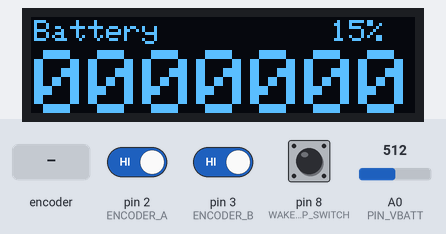
This sketch was run on a simulated Arduino Uno, built with avr-gcc and run on an emulated ATmega328P. On the bench: 128×32 one-colour display. The inputs (shaded band) are chosen by the test bench; at power-on: A0 (PIN_VBATT) = 512, pin 8 (WAKE_UP_SWITCH) HIGH, pin 2 (ENCODER_A) HIGH, pin 3 (ENCODER_B) HIGH. Sleep ends after the set time or at an interrupt; what the sketch prints to the serial monitor is not drawn.

Above: at 1.3 s.
1.4 s: A0 (PIN_VBATT) set to 521
At 2.7 s:
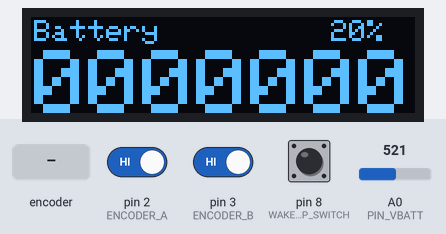
3.0 s: rotary encoder on pin 2 (ENCODER_A) / pin 3 (ENCODER_B) turned 3 steps (first pin leading)
At 3.8 s:
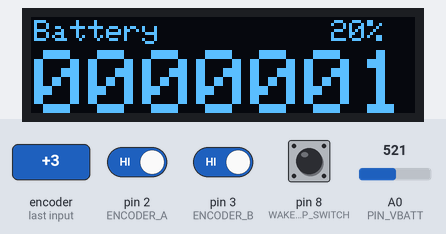
5.1 s: A0 (PIN_VBATT) set to 511
At 5.6 s:
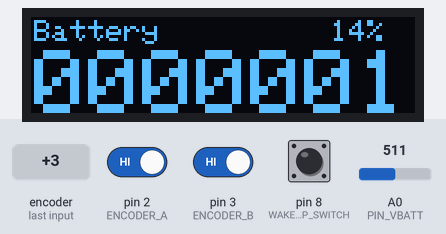
8.1 s: rotary encoder on pin 2 (ENCODER_A) / pin 3 (ENCODER_B) turned 1 step (first pin leading)
At 9.6 s:
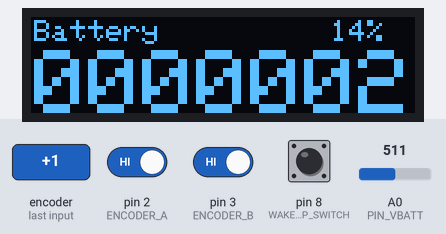
11.3 s: pin 8 (WAKE_UP_SWITCH) pulled LOW for 0.3 s
13.1 s: A0 (PIN_VBATT) set to 306
At 14.5 s:
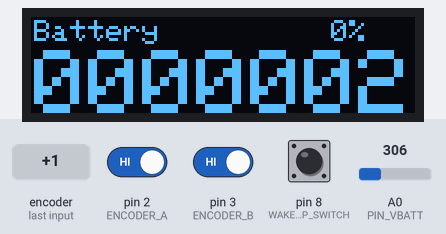
Timing chart, 0 to 16.1 s (numbered marks = the images above; inputs shaded):
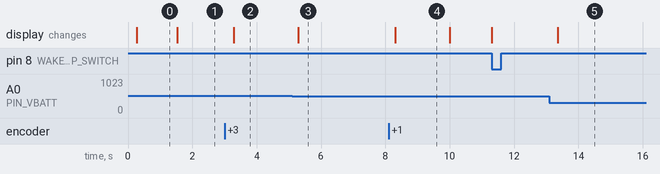

Measured:
- the behaviour switches between 513 and 514 on A0 (PIN_VBATT) (found by bisection; images 0 and 1)
- after the input at 1.4 s, the display: changes after 0.12 s (image 1)
- after the input at 3.0 s, the display: changes after 0.28 s (image 2)
- after the input at 5.1 s, the display: changes after 0.19 s (image 3)
- after the input at 8.1 s, the display: changes after 0.20 s (image 4)
- after the input at 13.1 s, the display: changes after 0.26 s (image 5)
- what the display in image 4 shows lasts 1.7 s, from 8.3 s to 10.0 s

The sketch:

mouse-wheel.ino
```cpp
// (licence header left out)
// uncomment one of these
// #define LITHIUM_1S
#define ALKALINE_2AA

// uncomment one of these
//#define LCD_128_64       // 128x64 display, i2c address 0x78/0x3C first 5 units
#define LCD_128_32       // 128x32 display, i2c address 0x78/0x3C
//#define LCD_96_16        // 0.9" narrow OLED


#include <Wire.h>
#include <Adafruit_GFX.h>
#include <Adafruit_SSD1306.h>
#include <avr/sleep.h>
#include <PinChangeInterrupt.h>


#define ENCODER_A  2          // hall effect sensor A
#define ENCODER_B  3          // quadrature hall effect sensor B
#define OLED_RESET 4          // reset pin for display module
#define WAKE_UP_SWITCH 8    // switch to wake up display
#define PIN_VBATT      A0


#ifdef LCD_96_16
#define LCDADDR     0x3C
#define LCDWIDTH    96
#define LCDHEIGHT   16
#elif defined(LCD_128_32)
#define LCDADDR     0x3C
#define LCDWIDTH    128
#define LCDHEIGHT   32
#elif defined(LCD_128_64)
#define LCDADDR     0x3C
#define LCDWIDTH    128
#define LCDHEIGHT   64
#else
#error No display defined
#endif
/* Different units have different values of the resistor divider. The intention was to run from 3V but now also
 * allow for 3v7.
 * R2 47K, sometimes two in parallel
 * R1 100K, change to 150K for LiOn
 */
#define R2                        47      //k ohms
#define R1                        150     //k ohms
#define VREF                      1100    // mV internal reference

#define VOLTAGE_SCALE             (unsigned long)(((R1+R2)*(unsigned long)VREF)/(R2))
#define VOLTAGE_HYSTERISIS        3       // mV

#ifdef ALKALINE_2AA
/* From http://www.powerstream.com/AA-tests.htm */
/* an AA battery is full at 1.45V, fully discharged at 1.1v*/
#define VBATT_FULL               (1450UL*2)   // times number of cells (below 1.45 too non-linear)
//#define VBATT_EMPTY              (1200UL*2)   // the limit is the TLE4913 hall effect Vmin 2.4V
#define VBATT_EMPTY              (1100UL*2)   // TSH253CX operates down to 1v8 so 1.1V/cell is the limit
#define CAPACITY                 (2000UL)     // mAh
#elif defined(LITHIUM_1S)
#define VBATT_FULL               (3700UL)
#define VBATT_EMPTY              (2900UL)    //
#define CAPACITY                 (2600UL)    // mAh
#else
#error No Battery chemistry defined
#endif

#define REMAINING_PERCENT(mV)            ((((mV)-VBATT_EMPTY)*100)/(VBATT_FULL-VBATT_EMPTY))


#define MAX_COUNT (unsigned long)10000000

#define SERIAL_OUTPUT 1

#define DISPLAY_TIME_OUT      10000    // display timeout in ms
#define DISPLAY_REFRESH_TIME  250       // refresh display at this rate

/*! These variables must be declared volatile because they
 * are modifed in the interrupt handlers. If the main loop
 * needs to access them, interrupts must be disabled.
 */
volatile unsigned int encoder0Pos = 0;
volatile unsigned long revCount;
volatile boolean expectA;
volatile boolean displayIsActive = true;


Adafruit_SSD1306 display(LCDWIDTH, LCDHEIGHT, &Wire); //deprecated constructor display(OLED_RESET);

void doEncoderA(void);
void doEncoderB(void);
void wakeUp(void );


void setup()
{
  pinMode(ENCODER_A, INPUT_PULLUP);
  pinMode(ENCODER_B, INPUT_PULLUP);

  pinMode( WAKE_UP_SWITCH, INPUT_PULLUP );
  digitalWrite( WAKE_UP_SWITCH, HIGH );

  pinMode(PIN_VBATT, INPUT);

  expectA = true;
  revCount = 0;

  /* Initialise OLED */
  display.begin(SSD1306_SWITCHCAPVCC, LCDADDR);  // initialize with the I2C addr
  display.clearDisplay();                            // Clear the buffer.
  display.dim(true);

  // encoder pin on interrupt 0 (pin 2)
  attachInterrupt(digitalPinToInterrupt(ENCODER_A), doEncoderA, FALLING);

  // encoder pin on interrupt 1 (pin 3)
  attachInterrupt(digitalPinToInterrupt(ENCODER_B), doEncoderB, FALLING);

  attachPinChangeInterrupt(digitalPinToPinChangeInterrupt(WAKE_UP_SWITCH), wakeUp, FALLING );

  disablePinChangeInterrupt(digitalPinToPinChangeInterrupt(WAKE_UP_SWITCH));

  // serial output
#if SERIAL_OUTPUT
  Serial.begin (115200);
#endif

  analogReference( INTERNAL );   // 1.1v internal reference
}


void loop()
{
  unsigned long count;
  unsigned long newRevs;
  uint8_t oldSFR;
  static unsigned long oldRevs = -1;
  static unsigned long displayOnTime = 0;
  static unsigned long displayRefreshTime = 0;
  static unsigned int voldbatt = 0;
  unsigned long timeNow = millis();

  /* disable interrupts so we can safely read and modify variables */
  oldSFR = SREG;
  cli();
  count = revCount;
  if( count >= (2*MAX_COUNT) )
    revCount = 0;
  SREG = oldSFR;

  /* we count half revolutions */
  newRevs = count/2;

  if( (timeNow - displayRefreshTime > DISPLAY_REFRESH_TIME) && displayIsActive)
  {
    display.clearDisplay();
    display.setCursor(1,1);
    display.setTextSize(1);
    display.setTextColor(WHITE);

    display.print( "Battery" );
    unsigned int vbatt = (analogRead( PIN_VBATT ) * VOLTAGE_SCALE)/1024;

    display.setCursor(100,1);
    if( vbatt < VBATT_EMPTY )
      vbatt = VBATT_EMPTY;
    if( abs(vbatt - voldbatt) > VOLTAGE_HYSTERISIS )
    {
      voldbatt = vbatt;
    }
    unsigned int percent = REMAINING_PERCENT(voldbatt);
    if ( percent > 100 )
      percent = 100;
    display.print( percent );
    display.print("% ");


    oldRevs = newRevs;
    display.setCursor(1,11);
    display.setTextSize(3);
    display.setTextColor(WHITE);

    /* display count with leading zeros */
    unsigned long position = MAX_COUNT/10;
    do
    {
      unsigned int digit = (newRevs / position) % 10;
      display.print( digit );
      position /= 10;
#if SERIAL_OUTPUT
      Serial.print( digit );
#endif
    } while( position > 0 );


#if SERIAL_OUTPUT
    Serial.println();
#endif

    display.display();
    displayRefreshTime = timeNow;

  }


  if( (timeNow - displayOnTime > DISPLAY_TIME_OUT ) && displayIsActive )
  {
    oldSFR = SREG;
    cli();
    displayIsActive = false;
    SREG = oldSFR;

    display.ssd1306_command( SSD1306_DISPLAYOFF );
  }

  if( !displayIsActive )
  {
    // enable pin change interrupt
    sleep_enable();
    enablePinChangeInterrupt(digitalPinToPinChangeInterrupt(WAKE_UP_SWITCH));
    set_sleep_mode( SLEEP_MODE_PWR_DOWN );
    sleep_mode();

    // execute from here on wakeup
    sleep_disable();


    if( displayIsActive )
    {
      disablePinChangeInterrupt(digitalPinToPinChangeInterrupt(WAKE_UP_SWITCH));
      displayOnTime = millis();
      display.ssd1306_command( SSD1306_DISPLAYON );
    }
  }
}

/*!
 * Interrupt on A changing state
 */
void doEncoderA(){
  /* ignore any interrupts we're not expecting */
  if( expectA )
  {
    expectA = false;
    revCount++;
  }
  sleep_disable();
}

/*!
 * Interrupt on B changing state
 */
void doEncoderB(){
  if( !expectA )
  {
    expectA = true;
  }
  sleep_disable();
}

void wakeUp(void)
{
  sleep_disable();
//  detachPCINT(WAKE_UP_SWITCH);
//  disablePinChangeInterrupt(digitalPinToPinChangeInterrupt(WAKE_UP_SWITCH));
  displayIsActive = true;
}
```
